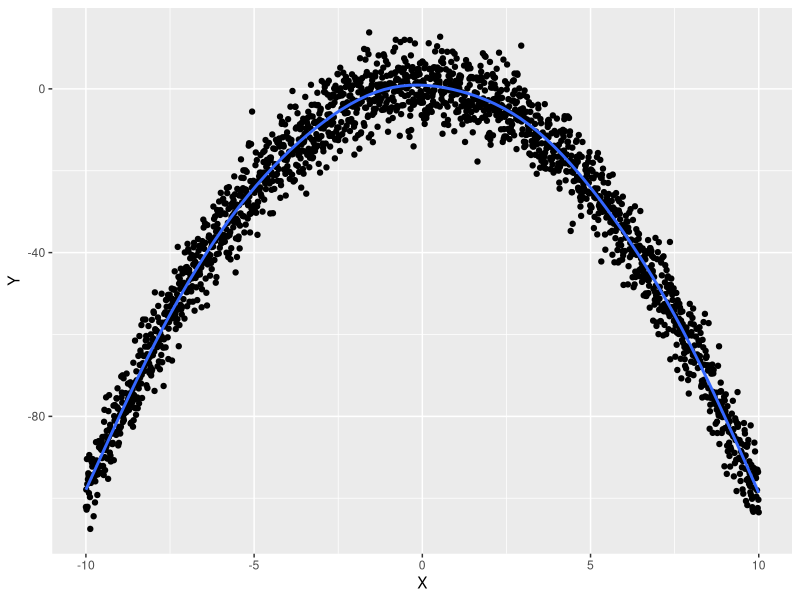
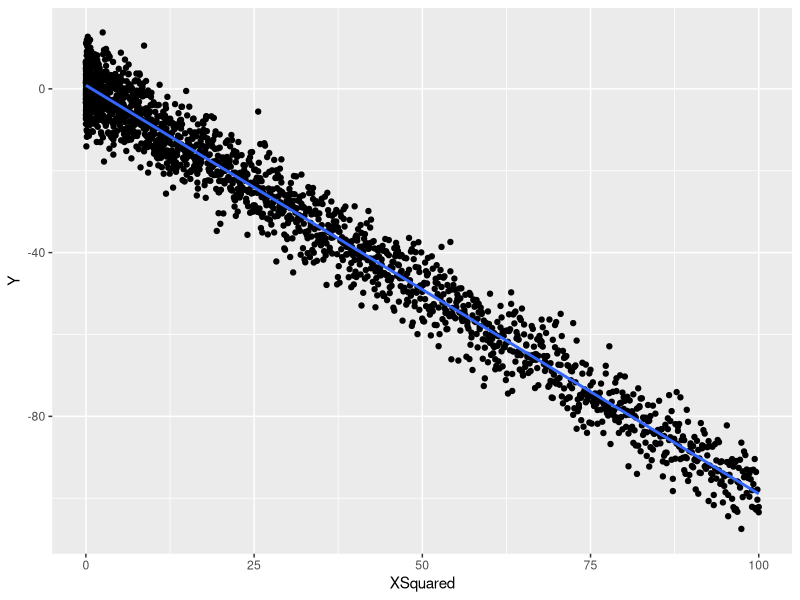
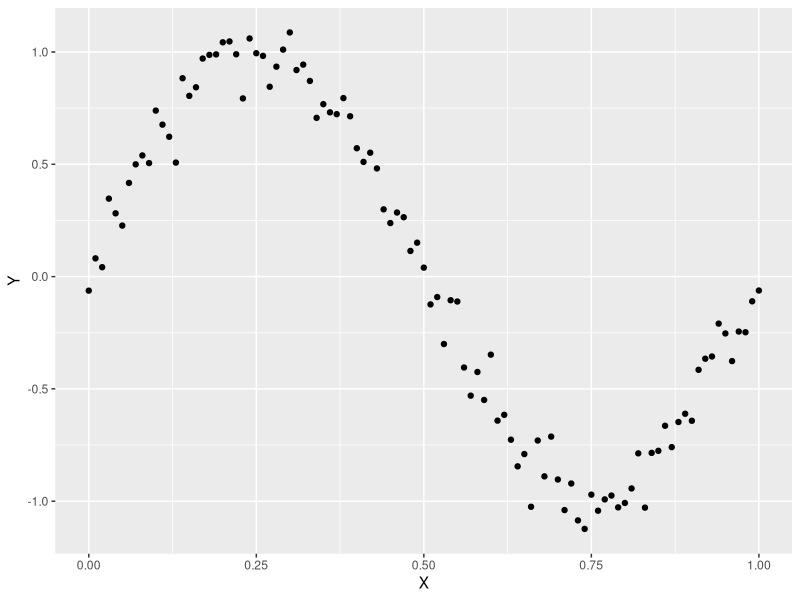
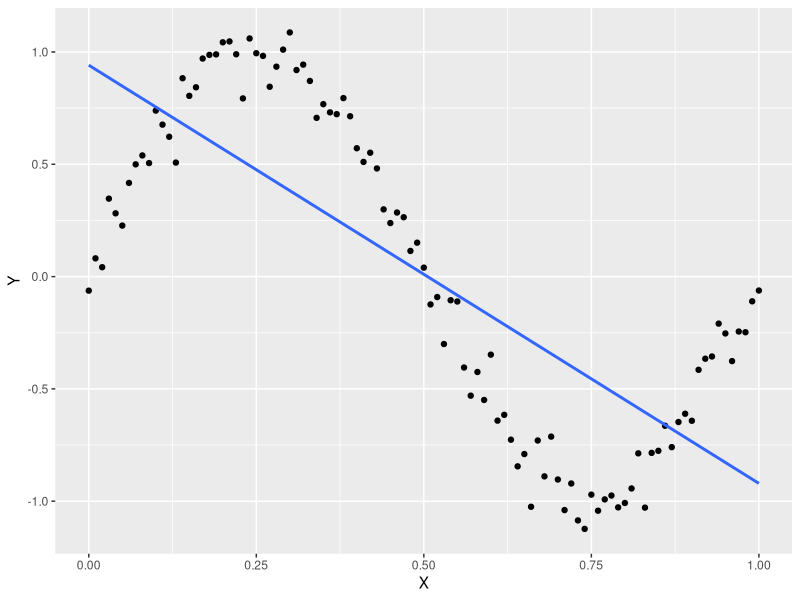
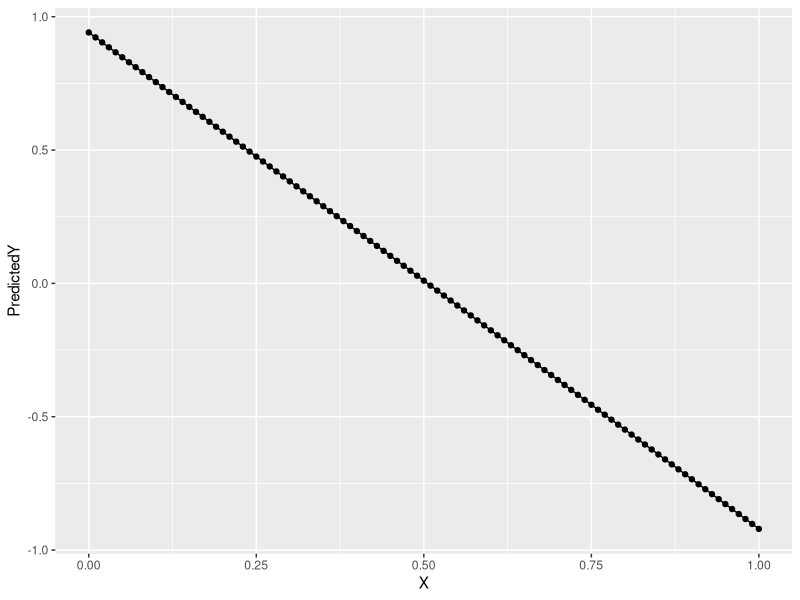
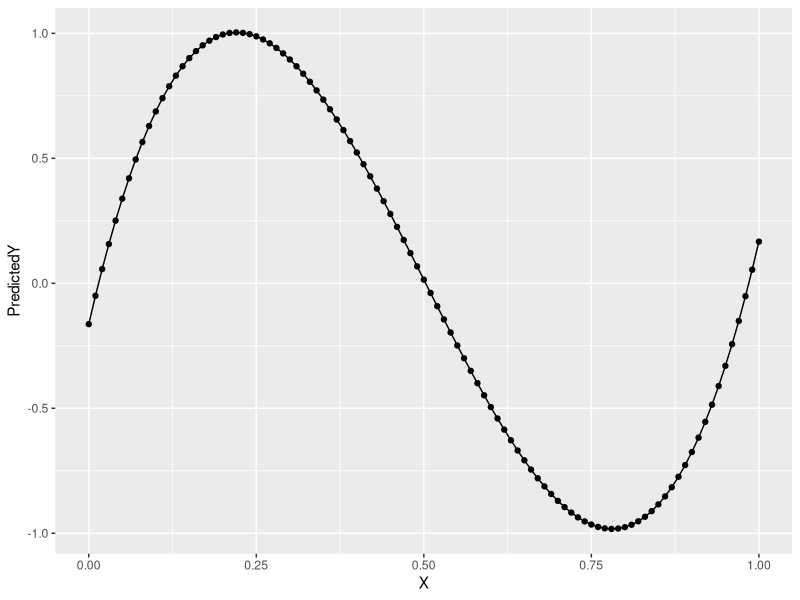
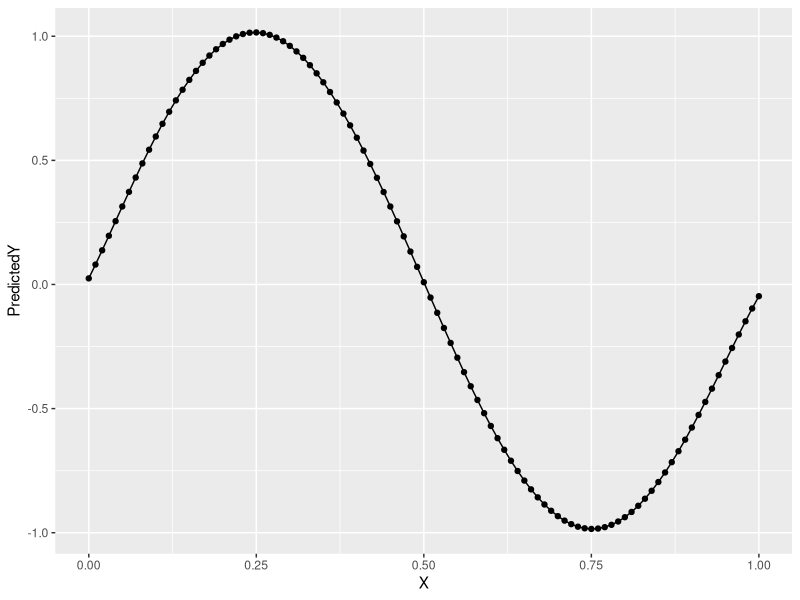
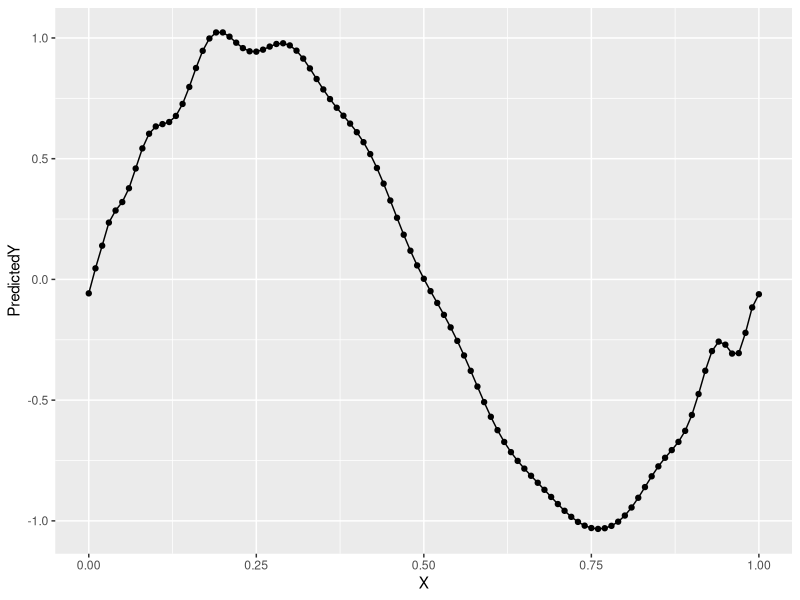

Source code (R) for these figures, in order: (Note: this script raises an error after producing the figures.)

set.seed(1)
library(ggplot2)
#Generate some dummy data - a parabola
x <- seq(-10, 10, by = 0.01)
y <- 1 - x ^ 2 + rnorm(length(x), 0, 5)
ggplot(data.frame(X = x, Y = y), aes(x = X, y = Y)) +
geom_point() +
geom_smooth(se = FALSE)
#Transform data so we can fit a straight line
x.squared <- x ^ 2
#Now our data looks straight
ggplot(data.frame(XSquared = x.squared, Y=y), aes(x=XSquared, y=Y)) + geom_point() + geom_smooth(method = 'lm', se=FALSE)
#What impact will this have on R Squared of linear model?
summary(lm(y~x))$r.squared # passed the result of lm to SUmmary function and extract the r.squared value
#[1] 1.231097e-05
summary(lm(y~x.squared))$r.squared
#[1] 0.9732342
#The percentage of variance accounted for increases from 0% to 97%. This is a big improvement from such a simple thing as a transformation. This is a common trick in machine learning and we will revisit this when looking at SVMs


#create a dataset that can't be easily modelled with a linear model
set.seed(1)
x<-seq(0,1, by=0.01)
y<-sin(2 * pi * x) + rnorm(length(x), 0, 0.1)
df <- data.frame(X=x, Y=y)
ggplot(df, aes(x = X, y = Y)) + geom_point()
#The data are not liner but let's see how well a linear model fits the data
summary(lm(Y ~ X, data=df))
#We can explain about 60% of the variance which is surprisingly good
ggplot(data.frame(X = x, Y = y), aes(x = X, y = Y)) + geom_point() + geom_smooth(method = 'lm', se = FALSE)
#The chart shows that the model that does that is a downward sloping line, however this model's performance would deteriorate if we considered more data (if the sine wave continues). The linear model overfits and doesn't find the underlying wave structure.
#Now we take the data we have transformed and fit it as well. Will that improve the mode?
df <- transform(df, X2 = X ^ 2)
df <- transform(df, X3 = X ^ 3)
summary(lm(Y ~ X + X2 + X3, data = df))
#adding two more inputs increases the percentage of variance accounted for from 60% to 97%
#what is the problem with adding inputs indefenitely?
df <- transform(df, X4 = X ^ 4)
df <- transform(df, X5 = X ^ 5)
df <- transform(df, X6 = X ^ 6)
df <- transform(df, X7 = X ^ 7)
df <- transform(df, X8 = X ^ 8)
df <- transform(df, X9 = X ^ 9)
df <- transform(df, X10 = X ^ 10)
df <- transform(df, X11 = X ^ 11)
df <- transform(df, X12 = X ^ 12)
df <- transform(df, X13 = X ^ 13)
df <- transform(df, X14 = X ^ 14)
df <- transform(df, X15 = X ^ 15)
summary(lm(Y ~ X + X2 + X3 + X4 + X5 + X6 + X7 + X8 + X9 + X10 + X11 + X12 + X13 + X14, data = df))

# Among other output we'll get this error message: Coefficients: (1 not defined because of singularities)
#This means that some of the terms are so correlated that lm can't run properly. One way around this is to use a function called poly() wich will generate orthogonal polynomials - which means polynomials are not correlated to each other. Let's check that the polynomial function produces the same output as adding the inputs manually
summary(lm(Y ~ poly(X, degree = 14), data = df))
#the output looks like the model we fit earlier. However the coefficients are different as we are generating orthogonal polynomials.
#Mathematically it can be show that this technique allows us to fit complicated shapes (but we won't discuss this in the here).
#Let's see what happens when we increase the degree parameter.
poly.fit <- lm(Y ~ poly(X, degree = 1), data = df)
df <- transform(df, PredictedY = predict(poly.fit))
ggplot(df, aes(x = X, y = PredictedY)) + geom_point() + geom_line()
poly.fit <- lm(Y ~ poly(X, degree = 3), data = df)
df <- transform(df, PredictedY = predict(poly.fit))
ggplot(df, aes(x = X, y = PredictedY)) + geom_point() + geom_line()

poly.fit <- lm(Y ~ poly(X, degree = 5), data = df)
df <- transform(df, PredictedY = predict(poly.fit))
ggplot(df, aes(x = X, y = PredictedY)) + geom_point() + geom_line()
#What happens now?
poly.fit <- lm(Y ~ poly(X, degree = 25), data = df)
df <- transform(df, PredictedY = predict(poly.fit))
ggplot(df, aes(x = X, y = PredictedY)) + geom_point() +geom_line()
#It fails to capture the structure in the data and when this happens we say the model is more powerful than the data

#Preventing overfitting with regularization
#complexity of a model is given by the size of coefficients. We control complexity by enforcing constraints on coefficients sacrificing fit to prevent overfitting.
#
#We'll use the sine wave data
set.seed(1)
x <- seq(0, 1, by = 0.01)
y <- sin(2 * pi * x) + rnorm(length(x), 0, 0.1)
x <- matrix(x)
#We'll use the glmnet package for this
#install.packages('glmnet')
library('glmnet')
glmnet(x, y)
#x needs to be passed as a matrix
#  Df    %Dev   Lambda
#[1,]  0 0.00000 0.542800
#[2,]  1 0.09991 0.494600
#[3,]  1 0.18290 0.450700
#[4,]  1 0.25170 0.410600
#[5,]  1 0.30890 0.374200
#...
#[51,]  1 0.58840 0.005182
#[52,]  1 0.58840 0.004721
#[53,]  1 0.58850 0.004302
#[54,]  1 0.58850 0.003920
#[55,]  1 0.58850 0.003571
#Using glmnet in this way gives us the result of all regularizations glmnet attempted. At the top is the best model and at the bottom the worst
#The meaning of the output is this: Df is the number of parameters in the model, %Dev is how well the modell fits (effectively R squared). Lambda is the regularization parameter used. 
#If a model has few paramters it is said to be sparse. Find ways to get sparse models is an area of active research in machine learning.
#Lambda is a hyperparameter. The intuition is that the large lambda is the more penalize the coefficients for being large if lambda is small we penalize the model less for having large parameters.
#The ideal value of lambda can be found by using cross-validation and fitting a model for many values of lambda. This is not going to be covered here.

set.seed(1)
x <- seq(0, 1, by = 0.01)
y <- sin(2 * pi * x) + rnorm(length(x), 0, 0.1)
n <- length(x)
indices <- sort(sample(1:n, round(0.5 * n)))
training.x <- x[indices]
training.y <- y[indices]
test.x <- x[-indices]
test.y <- y[-indices]
df <- data.frame(X = x, Y = y)
training.df <- data.frame(X = training.x, Y = training.y)
test.df <- data.frame(X = test.x, Y = test.y)
rmse <- function(y, h)
{
    return(sqrt(mean((y - h) ^ 2)))
}

#glmnet fit retains the data for the models it fitted 
glmnet.fit <- with(training.df, glmnet(poly(X, degree = 10), Y))
lambdas <- glmnet.fit$lambda

performance <- data.frame()
for (lambda in lambdas)
{
    performance <- rbind(performance,
    data.frame(Lambda = lambda,
    RMSE = rmse(test.y, with(test.df, predict(glmnet.fit, poly(X,degree = 10), s = lambda)))))
}
#Plot the data
ggplot(performance, aes(x = Lambda, y = RMSE)) +
geom_point() +
geom_line()

best.lambda <- with(performance, Lambda[which(RMSE == min(RMSE))])
glmnet.fit <- with(df, glmnet(poly(X, degree = 10), Y))
coef(glmnet.fit, s = best.lambda)
